Frame 1 (no input): blank canvas, image omitted
Frame 60 (the mouse pressed at the canvas centre just before this capture): blank canvas, image omitted
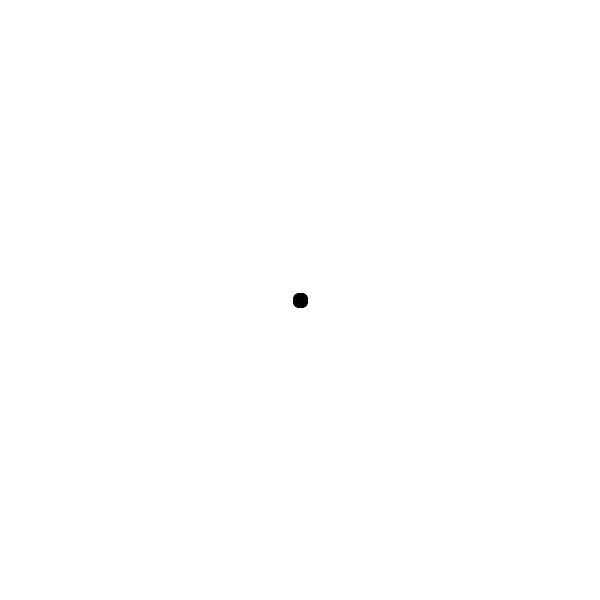
Frame 120 (the mouse held since frame 60 and released just before this capture)

The Processing sketch whose frames 1 and 60 were blank and that drew this single picture after the mouse press (run headless with seeded random() and noise(); from frame 60 on, the mouse is pressed at the canvas centre):

// Processing sketch: Let_s_Draw_
// ── Let_s_Draw_.pde
//startup
void settings() {
  size(600,600);
}

int x;
void setup() {
 background(255);
 x = 15;
}


//draw
void draw() {
  art();
    if (key == CODED) {
      if (keyCode == UP) {
          erase();
      if (keyCode == DOWN) {
        art();
        }
      }
    }
  }

void erase() {
  stroke(255);
  strokeWeight(x+5);
  if (mousePressed) {
  point (mouseX, mouseY);}
}

void art() {
  stroke(0);
  strokeWeight(x);
  if (mousePressed) {
    point (mouseX, mouseY);
  }
}
/*
Things to add
  Color Changer
  Weight Changer
  Clear all button
*/
